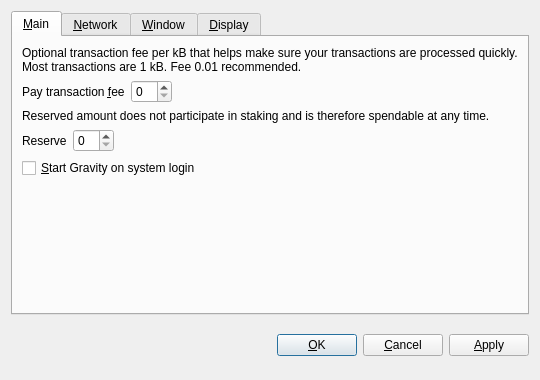
<?xml version="1.0" encoding="UTF-8"?>
<ui version="4.0">
 <class>OptionsDialog</class>
 <widget class="QDialog" name="OptionsDialog">
  <property name="geometry">
   <rect>
    <x>0</x>
    <y>0</y>
    <width>540</width>
    <height>380</height>
   </rect>
  </property>
  <property name="windowTitle">
   <string>Options</string>
  </property>
  <property name="modal">
   <bool>true</bool>
  </property>
  <layout class="QVBoxLayout" name="verticalLayout">
   <item>
    <widget class="QTabWidget" name="tabWidget">
     <property name="tabPosition">
      <enum>QTabWidget::North</enum>
     </property>
     <property name="currentIndex">
      <number>0</number>
     </property>
     <widget class="QWidget" name="tabMain">
      <attribute name="title">
       <string>&amp;Main</string>
      </attribute>
      <layout class="QVBoxLayout" name="verticalLayout_Main">
       <item>
        <widget class="QLabel" name="transactionFeeInfoLabel">
         <property name="text">
          <string>Optional transaction fee per kB that helps make sure your transactions are processed quickly. Most transactions are 1 kB. Fee 0.01 recommended.</string>
         </property>
         <property name="textFormat">
          <enum>Qt::PlainText</enum>
         </property>
         <property name="wordWrap">
          <bool>true</bool>
         </property>
        </widget>
       </item>
       <item>
        <layout class="QHBoxLayout" name="horizontalLayoutFee">
         <item>
          <widget class="QLabel" name="transactionFeeLabel">
           <property name="text">
            <string>Pay transaction &amp;fee</string>
           </property>
           <property name="textFormat">
            <enum>Qt::PlainText</enum>
           </property>
           <property name="buddy">
            <cstring>transactionFee</cstring>
           </property>
          </widget>
         </item>
         <item>
          <widget class="BitcoinAmountField" name="transactionFee"/>
         </item>
         <item>
          <spacer name="horizontalSpacerFee">
           <property name="orientation">
            <enum>Qt::Horizontal</enum>
           </property>
           <property name="sizeHint" stdset="0">
            <size>
             <width>40</width>
             <height>20</height>
            </size>
           </property>
          </spacer>
         </item>
        </layout>
       </item>
       <item>
        <widget class="QLabel" name="reserveBalanceInfoLabel">
         <property name="text">
          <string>Reserved amount does not participate in staking and is therefore spendable at any time.</string>
         </property>
         <property name="textFormat">
          <enum>Qt::PlainText</enum>
         </property>
         <property name="wordWrap">
          <bool>true</bool>
         </property>
        </widget>
       </item>
       <item>
        <layout class="QHBoxLayout" name="horizontalLayoutReserveBalance">
         <item>
          <widget class="QLabel" name="reserveBalanceLabel">
           <property name="text">
            <string>Reserve</string>
           </property>
           <property name="textFormat">
            <enum>Qt::PlainText</enum>
           </property>
           <property name="buddy">
            <cstring>reserveBalance</cstring>
           </property>
          </widget>
         </item>
         <item>
          <widget class="BitcoinAmountField" name="reserveBalance"/>
         </item>
         <item>
          <spacer name="horizontalSpacerReserveBalance">
           <property name="orientation">
            <enum>Qt::Horizontal</enum>
           </property>
           <property name="sizeHint" stdset="0">
            <size>
             <width>40</width>
             <height>20</height>
            </size>
           </property>
          </spacer>
         </item>
        </layout>
       </item>
       <item>
        <widget class="QCheckBox" name="bitcoinAtStartup">
         <property name="toolTip">
          <string>Automatically start Gravity after logging in to the system.</string>
         </property>
         <property name="text">
          <string>&amp;Start Gravity on system login</string>
         </property>
        </widget>
       </item>
       <item>
        <spacer name="verticalSpacer_Main">
         <property name="orientation">
          <enum>Qt::Vertical</enum>
         </property>
         <property name="sizeHint" stdset="0">
          <size>
           <width>20</width>
           <height>40</height>
          </size>
         </property>
        </spacer>
       </item>
      </layout>
     </widget>
     <widget class="QWidget" name="tabNetwork">
      <attribute name="title">
       <string>&amp;Network</string>
      </attribute>
      <layout class="QVBoxLayout" name="verticalLayout_Network">
       <item>
        <widget class="QCheckBox" name="mapPortUpnp">
         <property name="toolTip">
          <string>Automatically open the Gravity client port on the router. This only works when your router supports UPnP and it is enabled.</string>
         </property>
         <property name="text">
          <string>Map port using &amp;UPnP</string>
         </property>
        </widget>
       </item>
       <item>
        <widget class="QCheckBox" name="connectSocks">
         <property name="toolTip">
          <string>Connect to the Gravity network through a SOCKS proxy (e.g. when connecting through Tor).</string>
         </property>
         <property name="text">
          <string>&amp;Connect through SOCKS proxy:</string>
         </property>
        </widget>
       </item>
       <item>
        <layout class="QHBoxLayout" name="horizontalLayout_Network">
         <item>
          <widget class="QLabel" name="proxyIpLabel">
           <property name="text">
            <string>Proxy &amp;IP:</string>
           </property>
           <property name="textFormat">
            <enum>Qt::PlainText</enum>
           </property>
           <property name="buddy">
            <cstring>proxyIp</cstring>
           </property>
          </widget>
         </item>
         <item>
          <widget class="QValidatedLineEdit" name="proxyIp">
           <property name="maximumSize">
            <size>
             <width>140</width>
             <height>16777215</height>
            </size>
           </property>
           <property name="toolTip">
            <string>IP address of the proxy (e.g. 127.0.0.1)</string>
           </property>
          </widget>
         </item>
         <item>
          <widget class="QLabel" name="proxyPortLabel">
           <property name="text">
            <string>&amp;Port:</string>
           </property>
           <property name="textFormat">
            <enum>Qt::PlainText</enum>
           </property>
           <property name="buddy">
            <cstring>proxyPort</cstring>
           </property>
          </widget>
         </item>
         <item>
          <widget class="QLineEdit" name="proxyPort">
           <property name="maximumSize">
            <size>
             <width>55</width>
             <height>16777215</height>
            </size>
           </property>
           <property name="toolTip">
            <string>Port of the proxy (e.g. 9050)</string>
           </property>
          </widget>
         </item>
         <item>
          <widget class="QLabel" name="socksVersionLabel">
           <property name="text">
            <string>SOCKS &amp;Version:</string>
           </property>
           <property name="textFormat">
            <enum>Qt::PlainText</enum>
           </property>
           <property name="buddy">
            <cstring>socksVersion</cstring>
           </property>
          </widget>
         </item>
         <item>
          <widget class="QValueComboBox" name="socksVersion">
           <property name="toolTip">
            <string>SOCKS version of the proxy (e.g. 5)</string>
           </property>
          </widget>
         </item>
         <item>
          <spacer name="horizontalSpacer_Network">
           <property name="orientation">
            <enum>Qt::Horizontal</enum>
           </property>
           <property name="sizeHint" stdset="0">
            <size>
             <width>40</width>
             <height>20</height>
            </size>
           </property>
          </spacer>
         </item>
        </layout>
       </item>
       <item>
        <spacer name="verticalSpacer_Network">
         <property name="orientation">
          <enum>Qt::Vertical</enum>
         </property>
         <property name="sizeHint" stdset="0">
          <size>
           <width>20</width>
           <height>40</height>
          </size>
         </property>
        </spacer>
       </item>
      </layout>
     </widget>
     <widget class="QWidget" name="tabWindow">
      <attribute name="title">
       <string>&amp;Window</string>
      </attribute>
      <layout class="QVBoxLayout" name="verticalLayout_Window">
       <item>
        <widget class="QCheckBox" name="minimizeToTray">
         <property name="toolTip">
          <string>Show only a tray icon after minimizing the window.</string>
         </property>
         <property name="text">
          <string>&amp;Minimize to the tray instead of the taskbar</string>
         </property>
        </widget>
       </item>
       <item>
        <widget class="QCheckBox" name="minimizeOnClose">
         <property name="toolTip">
          <string>Minimize instead of exit the application when the window is closed. When this option is enabled, the application will be closed only after selecting Quit in the menu.</string>
         </property>
         <property name="text">
          <string>M&amp;inimize on close</string>
         </property>
        </widget>
       </item>
       <item>
        <spacer name="verticalSpacer_Window">
         <property name="orientation">
          <enum>Qt::Vertical</enum>
         </property>
         <property name="sizeHint" stdset="0">
          <size>
           <width>20</width>
           <height>40</height>
          </size>
         </property>
        </spacer>
       </item>
      </layout>
     </widget>
     <widget class="QWidget" name="tabDisplay">
      <attribute name="title">
       <string>&amp;Display</string>
      </attribute>
      <layout class="QVBoxLayout" name="verticalLayout_Display">
       <item>
        <layout class="QHBoxLayout" name="horizontalLayout_1_Display">
         <item>
          <widget class="QLabel" name="langLabel">
           <property name="text">
            <string>User Interface &amp;language:</string>
           </property>
           <property name="textFormat">
            <enum>Qt::PlainText</enum>
           </property>
           <property name="buddy">
            <cstring>lang</cstring>
           </property>
          </widget>
         </item>
         <item>
          <widget class="QValueComboBox" name="lang">
           <property name="toolTip">
            <string>The user interface language can be set here. This setting will take effect after restarting Gravity.</string>
           </property>
          </widget>
         </item>
        </layout>
       </item>
       <item>
        <layout class="QHBoxLayout" name="horizontalLayout_2_Display">
         <item>
          <widget class="QLabel" name="unitLabel">
           <property name="text">
            <string>&amp;Unit to show amounts in:</string>
           </property>
           <property name="textFormat">
            <enum>Qt::PlainText</enum>
           </property>
           <property name="buddy">
            <cstring>unit</cstring>
           </property>
          </widget>
         </item>
         <item>
          <widget class="QValueComboBox" name="unit">
           <property name="toolTip">
            <string>Choose the default subdivision unit to show in the interface and when sending coins.</string>
           </property>
          </widget>
         </item>
        </layout>
       </item>
       <item>
        <widget class="QCheckBox" name="displayAddresses">
         <property name="toolTip">
          <string>Whether to show Gravity addresses in the transaction list or not.</string>
         </property>
         <property name="text">
          <string>&amp;Display addresses in transaction list</string>
         </property>
        </widget>
       </item>
       <item>
        <widget class="QCheckBox" name="coinControlFeatures">
         <property name="toolTip">
          <string>Whether to show coin control features or not.</string>
         </property>
         <property name="text">
          <string>Display coin &amp;control features (experts only!)</string>
         </property>
        </widget>
       </item>
       <item>
        <spacer name="verticalSpacer_Display">
         <property name="orientation">
          <enum>Qt::Vertical</enum>
         </property>
         <property name="sizeHint" stdset="0">
          <size>
           <width>20</width>
           <height>40</height>
          </size>
         </property>
        </spacer>
       </item>
      </layout>
     </widget>
    </widget>
   </item>
   <item>
    <layout class="QHBoxLayout" name="horizontalLayout_Buttons">
     <item>
      <spacer name="horizontalSpacer_1">
       <property name="orientation">
        <enum>Qt::Horizontal</enum>
       </property>
       <property name="sizeHint" stdset="0">
        <size>
         <width>40</width>
         <height>48</height>
        </size>
       </property>
      </spacer>
     </item>
     <item>
      <widget class="QLabel" name="statusLabel">
       <property name="font">
        <font>
         <weight>75</weight>
         <bold>true</bold>
        </font>
       </property>
       <property name="text">
        <string/>
       </property>
       <property name="textFormat">
        <enum>Qt::PlainText</enum>
       </property>
       <property name="wordWrap">
        <bool>true</bool>
       </property>
      </widget>
     </item>
     <item>
      <spacer name="horizontalSpacer_2">
       <property name="orientation">
        <enum>Qt::Horizontal</enum>
       </property>
       <property name="sizeHint" stdset="0">
        <size>
         <width>40</width>
         <height>48</height>
        </size>
       </property>
      </spacer>
     </item>
     <item>
      <widget class="QPushButton" name="okButton">
       <property name="text">
        <string>&amp;OK</string>
       </property>
      </widget>
     </item>
     <item>
      <widget class="QPushButton" name="cancelButton">
       <property name="text">
        <string>&amp;Cancel</string>
       </property>
       <property name="autoDefault">
        <bool>false</bool>
       </property>
      </widget>
     </item>
     <item>
      <widget class="QPushButton" name="applyButton">
       <property name="text">
        <string>&amp;Apply</string>
       </property>
       <property name="autoDefault">
        <bool>false</bool>
       </property>
      </widget>
     </item>
    </layout>
   </item>
  </layout>
 </widget>
 <customwidgets>
  <customwidget>
   <class>BitcoinAmountField</class>
   <extends>QSpinBox</extends>
   <header>bitcoinamountfield.h</header>
  </customwidget>
  <customwidget>
   <class>QValueComboBox</class>
   <extends>QComboBox</extends>
   <header>qvaluecombobox.h</header>
  </customwidget>
  <customwidget>
   <class>QValidatedLineEdit</class>
   <extends>QLineEdit</extends>
   <header>qvalidatedlineedit.h</header>
  </customwidget>
 </customwidgets>
 <resources/>
 <connections/>
</ui>
